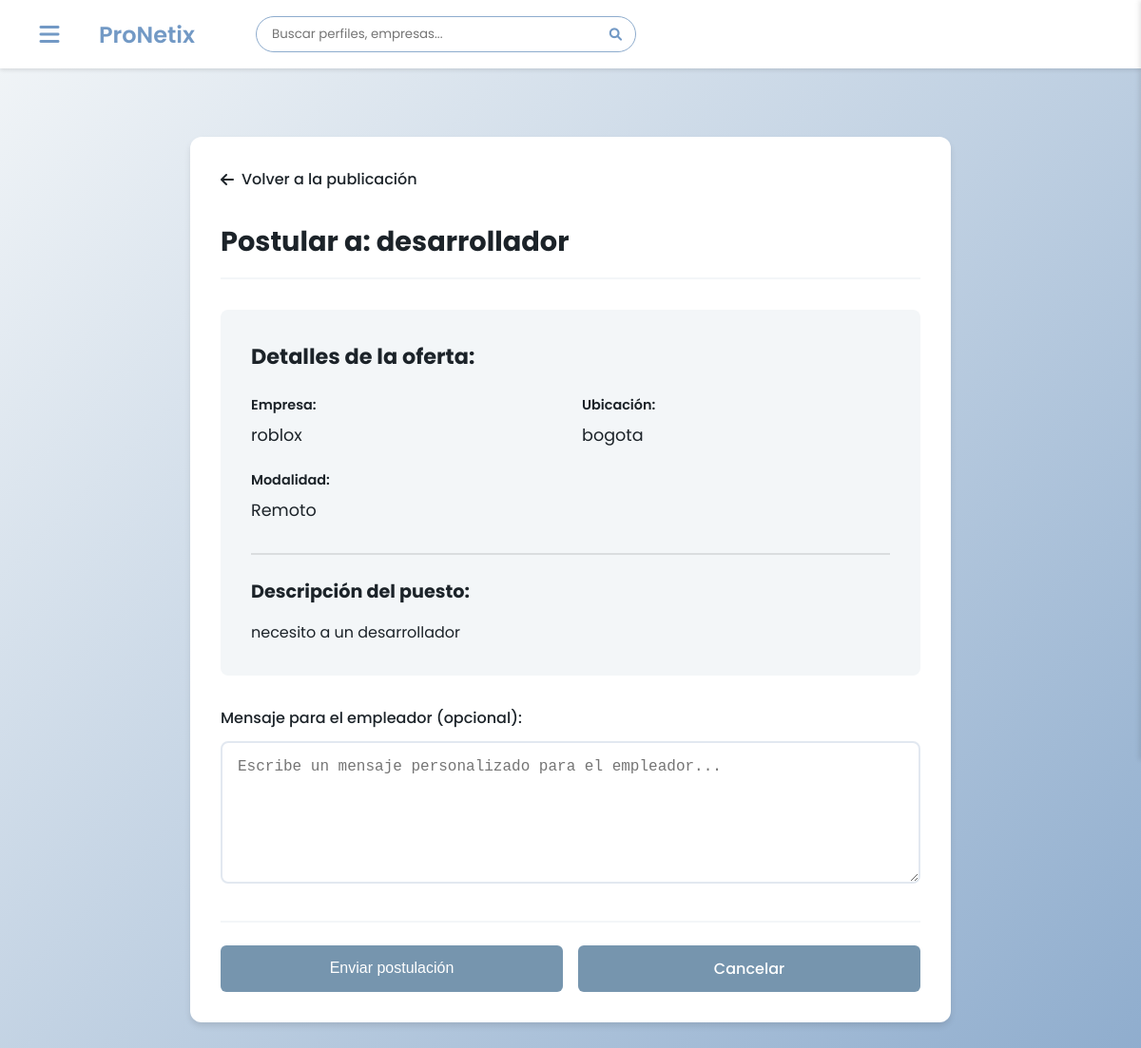
Page /publicaciones/2/postular/ (signed in) on the committed database.
### ProNetix_app/models.py (models this page shows, shortened)
class PublicacionTrabajo(models.Model):
    TIPO_CHOICES = [
        ('NORMAL', 'Publicación Normal'),
        ('TRABAJO', 'Oferta de Trabajo')
    ]
    MODALIDAD_CHOICES = [
        ('REMOTO', 'Remoto'),
        ('HIBRIDO', 'Híbrido'),
        ('PRESENCIAL', 'Presencial'),
    ]
    EXPERIENCIA_CHOICES = [
        ('JUNIOR', 'Junior (0-2 años)'),
        ('SEMI_SENIOR', 'Semi-Senior (2-4 años)'),
        ('SENIOR', 'Senior (4+ años)'),
        ('EXPERTO', 'Experto (8+ años)'),
    ]
    RANGO_SALARIAL_CHOICES = [
        ('1000000-2000000', '$1.000.000 - $2.000.000'),
        ('2000000-3000000', '$2.000.000 - $3.000.000'),
        ('3000000-4000000', '$3.000.000 - $4.000.000'),
        ('4000000-5000000', '$4.000.000 - $5.000.000'),
        ('5000000-7000000', '$5.000.000 - $7.000.000'),
        ('7000000-9000000', '$7.000.000 - $9.000.000'),
        ('9000000_PLUS', 'Más de $9.000.000'),
        ('POR_ACORDAR', 'Por acordar'),
    ]
    tipo = models.CharField(
        max_length=10,
        choices=TIPO_CHOICES,
        default='NORMAL',
        verbose_name='Tipo de publicación'
    )
    autor = models.ForeignKey(
        User,
        on_delete=models.CASCADE,
        verbose_name='Autor',
        related_name='publicaciones'
    )
    empresa = models.ForeignKey(
        Empresa,
        on_delete=models.CASCADE,
        verbose_name='Empresa',
        null=True,
        blank=True,
        related_name='publicaciones'
    )
    titulo = models.CharField(
        max_length=200,
        verbose_name='Título del puesto'
    )
    descripcion = models.TextField(
        verbose_name='Descripción'
    )
    imagen = models.ImageField(
        upload_to='publicaciones/',
        null=True,
        blank=True,
        verbose_name='Imagen'
    )
    requisitos = models.TextField(
        verbose_name='Requisitos',
        blank=True,
        null=True
    )
    ubicacion = models.CharField(
        max_length=100,
        verbose_name='Ubicación',
        blank=True,
        null=True
    )
    modalidad = models.CharField(
        max_length=10,
        choices=MODALIDAD_CHOICES,
        verbose_name='Modalidad de trabajo',
        blank=True,
        null=True
    )
    experiencia_requerida = models.CharField(
        max_length=15,
        choices=EXPERIENCIA_CHOICES,
        verbose_name='Experiencia requerida',
        blank=True,
        null=True
    )
    rango_salarial = models.CharField(
        max_length=20,
        choices=RANGO_SALARIAL_CHOICES,
        verbose_name='Rango Salarial',
        blank=True,
        null=True
    )
    fecha_creacion = models.DateTimeField(
        auto_now_add=True,
        verbose_name='Fecha de creación'
    )
    fecha_actualizacion = models.DateTimeField(
        auto_now=True,
        verbose_name='Última actualización'
    )
    activa = models.BooleanField(
        default=True,
        verbose_name='Activa'
    )
    class Meta:
        verbose_name = 'Publicación'
        verbose_name_plural = 'Publicaciones'
        ordering = ['-fecha_creacion']
        indexes = [
            models.Index(fields=['tipo']),
            models.Index(fields=['activa']),
            models.Index(fields=['autor']),
        ]

class Empresa(models.Model):
    usuario = models.ForeignKey(User, on_delete=models.CASCADE, related_name='empresas')
    nombre_empresa = models.CharField(max_length=200, verbose_name='Nombre de la empresa')
    descripcion = models.TextField(verbose_name='Descripción')
    sitio_web = models.URLField(blank=True, verbose_name='Sitio web')
    ubicacion = models.CharField(max_length=100, verbose_name='Ubicación')
    fecha_creacion = models.DateTimeField(auto_now_add=True)
    class Meta:
        verbose_name = 'Empresa'
        verbose_name_plural = 'Empresas'

### ProNetix_app/views.py (the view, shortened to what this page needs)
# urls.py: path('publicaciones/<int:publicacion_id>/postular/', views.postular, name='postular'),
@login_required
def postular(request, publicacion_id):
    publicacion = get_object_or_404(PublicacionTrabajo, id=publicacion_id, tipo='TRABAJO', activa=True)
    if Postulacion.objects.filter(usuario=request.user, publicacion=publicacion).exists():
        messages.warning(request, 'Ya te has postulado a esta oferta.')
        return redirect('ver_publicacion', publicacion_id=publicacion_id)
    return render(request, 'publicaciones/postular.html', {
        'publicacion': publicacion
    })

### ProNetix_app/templates/publicaciones/postular.html (shortened to what this page needs)
{% extends 'pronetix/base.html' %}
{% block content %}
{% load static %}
<link rel="stylesheet" type="text/css" href="{% static 'ProNetix_app/css/postulacion.css' %}">
<div class="postulacion-container">
    <a href="{% url 'ver_publicacion' publicacion.id %}" class="btn-volver">
        <i class="fas fa-arrow-left"></i> Volver a la publicación
    </a>
    <div class="postulacion-header">
        <h1>Postular a: {{ publicacion.titulo }}</h1>
    </div>
    <div class="detalles-oferta">
        <h2>Detalles de la oferta:</h2>
        <div class="detalles-grid">
            <div class="detalle-item">
                <span class="detalle-label">Empresa:</span>
                <span class="detalle-valor">{{ publicacion.empresa.nombre_empresa }}</span>
            </div>
            <div class="detalle-item">
                <span class="detalle-label">Ubicación:</span>
                <span class="detalle-valor">{{ publicacion.ubicacion }}</span>
            </div>
            <div class="detalle-item">
                <span class="detalle-label">Modalidad:</span>
                <span class="detalle-valor">{{ publicacion.get_modalidad_display }}</span>
            </div>
        </div>
        <div class="descripcion-puesto">
            <h3>Descripción del puesto:</h3>
            <p>{{ publicacion.descripcion|truncatewords:50 }}</p>
        </div>
    </div>
    <form method="post" class="postulacion-form">
        <div class="form-mensaje">
            <label for="mensaje">Mensaje para el empleador (opcional):</label>
            <textarea id="mensaje" name="mensaje" rows="6" placeholder="Escribe un mensaje personalizado para el empleador..."></textarea>
        </div>
        <div class="postulacion-actions">
            <button type="submit" class="btn-cancelar">Enviar postulación</button>
            <a href="{% url 'ver_publicacion' publicacion.id %}" class="btn-cancelar">Cancelar</a>
        </div>
    </form>
</div>
{% endblock %}

### ProNetix_app/static/ProNetix_app/css/style.css (style rules this page uses)
:root { --color-background: #f3f6f8; --color-container: #8EACCD; --second-text: #7299C5; --color-button: #76ABAE; --color-text: #1c2329; --sidebar-width: 250px; }
* { margin: 0; padding: 0; box-sizing: border-box; }
body { margin: 0; padding: 0; font-family: "Poppins", sans-serif; background: linear-gradient(135deg, var(--color-background) 0%, var(--color-container) 100%); color: var(--color-text); min-height: 100vh; position: relative; overflow-x: hidden; }

### ProNetix_app/static/ProNetix_app/css/postulacion.css (style rules this page uses)
.postulacion-container { max-width: 800px; margin: 2rem auto; padding: 2rem; background-color: white; border-radius: 12px; box-shadow: 0 4px 6px rgba(0, 0, 0, 0.1); }
.btn-volver { display: inline-flex; align-items: center; gap: 0.5rem; color: var(--color-primary); text-decoration: none; margin-bottom: 2rem; font-weight: 500; transition: all 0.3s ease; }
.postulacion-header { margin-bottom: 2rem; padding-bottom: 1rem; border-bottom: 2px solid var(--color-background); }
.postulacion-header h1 { color: var(--color-text); font-size: 1.8rem; margin: 0; }
.detalles-oferta { background-color: var(--color-background); padding: 2rem; border-radius: 8px; margin-bottom: 2rem; }
.detalles-oferta h2 { color: var(--color-text); font-size: 1.4rem; margin-bottom: 1.5rem; }
.detalles-grid { display: grid; grid-template-columns: repeat(auto-fit, minmax(250px, 1fr)); gap: 1.5rem; margin-bottom: 2rem; }
.detalle-item { display: flex; flex-direction: column; gap: 0.5rem; }
.detalle-label { font-weight: 600; color: var(--color-primary); font-size: 0.9rem; }
.detalle-valor { color: var(--color-text); font-size: 1.1rem; }
.descripcion-puesto { border-top: 2px solid rgba(0, 0, 0, 0.1); padding-top: 1.5rem; margin-top: 1.5rem; }
.descripcion-puesto h3 { color: var(--color-text); font-size: 1.2rem; margin-bottom: 1rem; }
.descripcion-puesto p { color: var(--color-text); line-height: 1.6; }
.postulacion-form { margin-top: 2rem; }
.form-mensaje { margin-bottom: 2rem; }
.form-mensaje label { display: block; font-weight: 500; color: var(--color-text); margin-bottom: 0.75rem; }
.form-mensaje textarea { width: 100%; padding: 1rem; border: 2px solid #e2e8f0; border-radius: 8px; resize: vertical; min-height: 150px; font-size: 1rem; transition: all 0.3s ease; }
.postulacion-actions { display: flex; gap: 1rem; margin-top: 2rem; padding-top: 1.5rem; border-top: 2px solid var(--color-background); }
.btn-cancelar { background-color: #e5e7eb; color: #7695ae; padding: 0.75rem 1.5rem; border-radius: 6px; text-decoration: none; text-align: center; font-size: 1rem; font-weight: 500; flex: 1; transition: all 0.3s ease; }
.btn-cancelar { background-color: #7695ae; color: white; padding: 0.75rem 1.5rem; border-radius: 6px; text-decoration: none; text-align: center; font-size: 1rem; font-weight: 500; flex: 1; transition: all 0.3s ease; border: none; cursor: pointer; }

### rows in the picture
PublicacionTrabajo: titulo "desarrollador", empresa.nombre_empresa "roblox", ubicacion "bogota", modalidad "Remoto", descripcion "necesito a un desarrollador"
